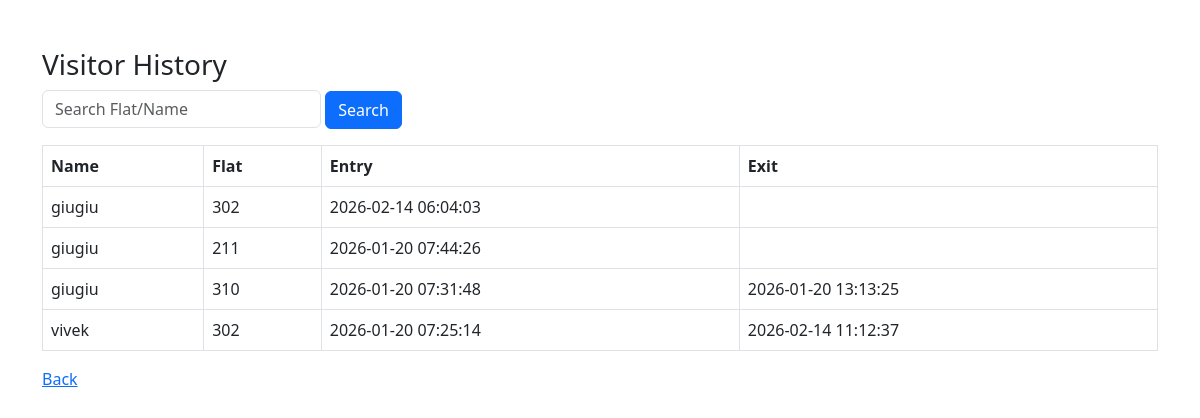
/visitor_history.php, run on the app's committed database.
### tables this page shows
CREATE TABLE `visitors` (
  `id` int(11) NOT NULL,
  `visitor_name` varchar(100) DEFAULT NULL,
  `phone` varchar(15) DEFAULT NULL,
  `flat_no` varchar(10) DEFAULT NULL,
  `purpose` varchar(255) DEFAULT NULL,
  `visitor_photo` varchar(255) DEFAULT NULL,
  `entry_time` timestamp NOT NULL DEFAULT current_timestamp(),
  `exit_time` datetime DEFAULT NULL
);

### visitor_history.php (the view, shortened to what this page needs)
<?php
include("config.php");
$sql = "SELECT * FROM visitors ORDER BY entry_time DESC";
?>
<!DOCTYPE html>
<html>
<head><title>History</title><link rel="stylesheet" href="https://cdn.jsdelivr.net/npm/bootstrap@5.3.0/dist/css/bootstrap.min.css"></head>
<body><div class="container mt-5"><h3>Visitor History</h3>
<form method="GET" class="mb-3"><input type="text" name="q" placeholder="Search Flat/Name" class="form-control w-25 d-inline"> <button class="btn btn-primary">Search</button></form>
<table class="table table-bordered"><thead><tr><th>Name</th><th>Flat</th><th>Entry</th><th>Exit</th></tr></thead><tbody>
<?php $res = mysqli_query($conn, $sql); while($r = mysqli_fetch_assoc($res)) { echo "<tr><td>{$r['visitor_name']}</td><td>{$r['flat_no']}</td><td>{$r['entry_time']}</td><td>{$r['exit_time']}</td></tr>"; } ?>
</tbody></table><a href="dashboard.php">Back</a></div></body></html>

### data on the page
visitors: visitor_name "giugiu", flat_no "302", entry_time "2026-02-14 06:04:03"
visitors: visitor_name "giugiu", flat_no "211", entry_time "2026-01-20 07:44:26"
visitors: visitor_name "giugiu", flat_no "310", entry_time "2026-01-20 07:31:48", exit_time "2026-01-20 13:13:25"
visitors: visitor_name "vivek", flat_no "302", entry_time "2026-01-20 07:25:14", exit_time "2026-02-14 11:12:37"
